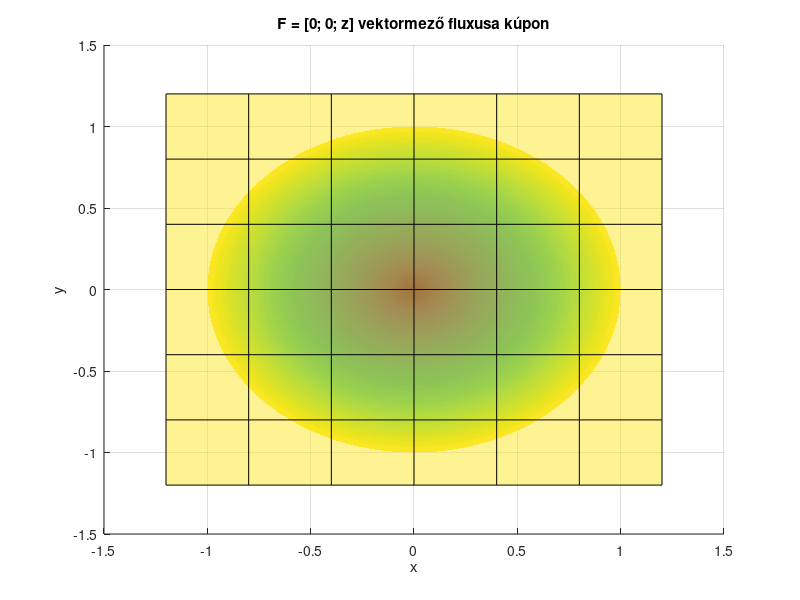

Recreate this plot in MATLAB. (Note: this script raises an error after producing the figure.)
function F2
hold on; grid on;
title('F = [0; 0; z] vektormező fluxusa kúpon');
xlabel('x');
ylabel('y');
zlabel('z');
xlim([-1.5 1.5]);
ylim([-1.5 1.5]);
zlim([0 1.5]);

%kúp
r = linspace(0, 1);
th = linspace(0, 2*pi);
[R,T] = meshgrid(r, th);
X = R.*cos(T);
Y = R.*sin(T);
Z = R;
surf(X, Y, Z, 'FaceAlpha', 1, 'EdgeColor', 'none')

%vektormező
[x1, y1, z1] = meshgrid(-1:0.2:1);
quiver3(x1, y1, z1, zeros(size(x1)), zeros(size(x1)), z1, 'LineWidth', 1.2);

%sík
[x2, y2] = meshgrid(-1.2:0.4:1.2);
z2 = ones(size(x2));
surf(x2, y2, z2, 'FaceAlpha', 0.5);

%felületi integrál
syms x y z u v real
s = [u*cos(v); u*sin(v); u];
F = [0; 0; z];
r = [x; y; z];
integrand = simplify(dot(subs(F, r, s), cross(diff(s, u), diff(s, v))));
I = int(int(integrand, u, [0 1]), v, [0 2*pi]);
fprintf('Az F = [0; 0; z] vektormező fluxusa a megadott felületen: I = %e.\n', I);

%kúp máshogy
%[X,Y,Z] = meshgrid(-1:0.1:1, -1:0.1:1, 0:0.1:1);
%a=1;
%b=1;
%c=1;
%V = X.^2/a^2 + Y.^2/b^2 - Z.^2/c^2;
%p=patch(isosurface(X,Y,Z,V,0)); 
%set(p,'FaceColor','red','EdgeColor','none', 'FaceAlpha', 0.5);
%daspect([1 1 1])
%view(3);
%camlight
end